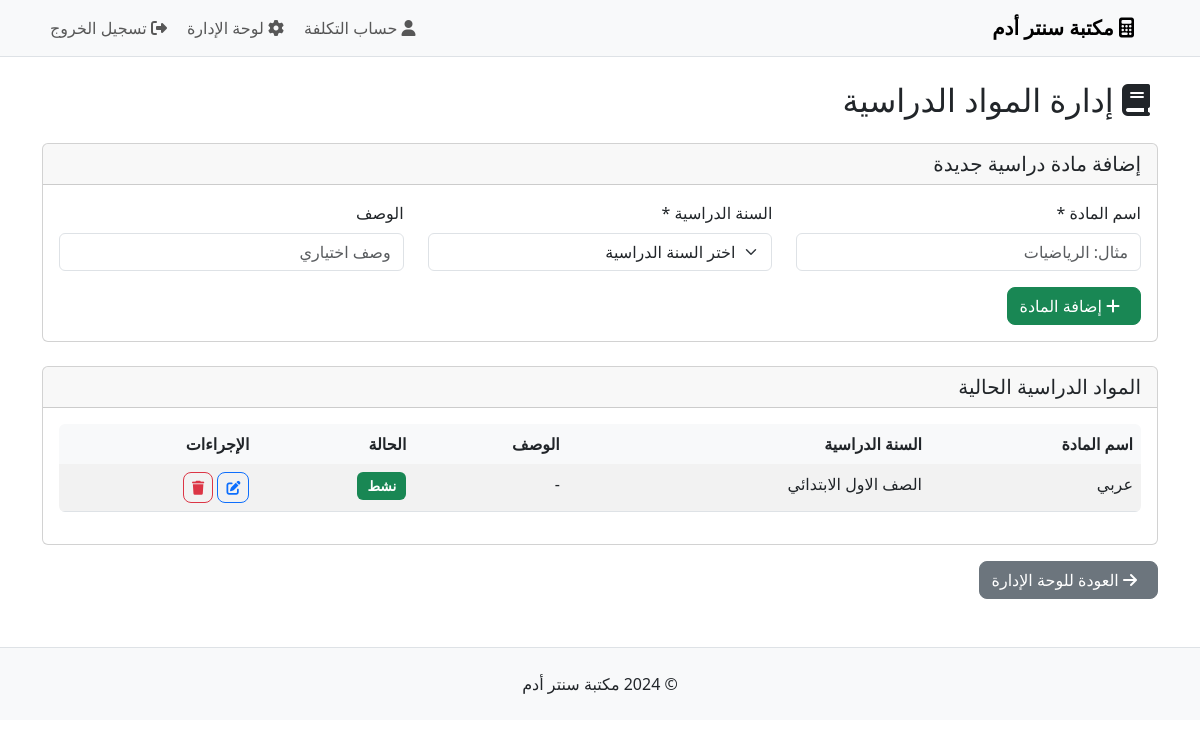
The page /admin/subjects (signed in) on the database its author committed.
### models.py (models this page shows, shortened)
class Subject(db.Model):
    __tablename__ = 'subjects'
    id = Column(Integer, primary_key=True)
    name = Column(String(100), nullable=False)
    description = Column(Text)
    is_active = Column(Boolean, default=True)
    year_id = Column(Integer, ForeignKey('academic_years.id'), nullable=False)
    books = relationship('Book', backref='subject', lazy=True, cascade='all, delete-orphan')

class AcademicYear(db.Model):
    __tablename__ = 'academic_years'
    id = Column(Integer, primary_key=True)
    name = Column(String(100), nullable=False, unique=True)
    description = Column(Text)
    is_active = Column(Boolean, default=True)
    subjects = relationship('Subject', backref='academic_year', lazy=True, cascade='all, delete-orphan')

### routes.py (the view)
@app.route('/admin/subjects')
@admin_required
def admin_subjects():
    subjects = Subject.query.join(AcademicYear).all()
    years = AcademicYear.query.filter_by(is_active=True).all()
    return render_template('admin/subjects.html', subjects=subjects, years=years)

### routes.py (called while the page is built)
def admin_required(f):
    @wraps(f)
    def decorated_function(*args, **kwargs):
        if not session.get('admin_logged_in'):
            flash('يجب تسجيل الدخول للوصول لهذه الصفحة', 'error')
            return redirect(url_for('admin_login'))
        if not is_admin():
            flash('ليس لديك صلاحية للوصول لهذه الصفحة. مخصصة للمدير فقط.', 'error')
            return redirect(url_for('employee_dashboard'))
        return f(*args, **kwargs)
    return decorated_function

def is_admin():
    employee_id = session.get('employee_id')
    if employee_id:
        employee = Employee.query.get(employee_id)
        return employee and employee.username == 'admin'
    return False

### templates/admin/subjects.html (shortened to what this page needs)
{% extends "base.html" %}
{% block content %}
<div class="row">
    <div class="col-12">
        <h2 class="mb-4">
            <i class="fas fa-book me-2"></i>
            إدارة المواد الدراسية
        </h2>
    </div>
</div>
<div class="row mb-4">
    <div class="col-12">
        <div class="card">
            <div class="card-header">
                <h5 class="mb-0">إضافة مادة دراسية جديدة</h5>
            </div>
            <div class="card-body">
                <form method="POST" action="{{ url_for('add_subject') }}">
                    <div class="row">
                        <div class="col-md-4 mb-3">
                            <label for="name" class="form-label">اسم المادة *</label>
                            <input type="text" class="form-control" id="name" name="name" required
                                   placeholder="مثال: الرياضيات">
                        </div>
                        <div class="col-md-4 mb-3">
                            <label for="year_id" class="form-label">السنة الدراسية *</label>
                            <select class="form-select" id="year_id" name="year_id" required>
                                <option value="">اختر السنة الدراسية</option>
                            </select>
                        </div>
                        <div class="col-md-4 mb-3">
                            <label for="description" class="form-label">الوصف</label>
                            <input type="text" class="form-control" id="description" name="description"
                                   placeholder="وصف اختياري">
                        </div>
                    </div>
                    <button type="submit" class="btn btn-success">
                        <i class="fas fa-plus me-2"></i>
                        إضافة المادة
                    </button>
                </form>
            </div>
        </div>
    </div>
</div>
<div class="row">
    <div class="col-12">
        <div class="card">
            <div class="card-header">
                <h5 class="mb-0">المواد الدراسية الحالية</h5>
            </div>
            <div class="card-body">
                {% if subjects %}
                    <div class="table-responsive">
                        <table class="table table-striped">
                            <thead>
                                <tr>
                                    <th>اسم المادة</th>
                                    <th>السنة الدراسية</th>
                                    <th>الوصف</th>
                                    <th>الحالة</th>
                                    <th>الإجراءات</th>
                                </tr>
                            </thead>
                            <tbody>
                                {% for subject in subjects %}
                                <tr>
                                    <td>{{ subject.name }}</td>
                                    <td>{{ subject.academic_year.name }}</td>
                                    <td>{{ subject.description or '-' }}</td>
                                    <td>
                                        <span class="badge bg-{{ 'success' if subject.is_active else 'secondary' }}">
                                            {{ 'نشط' if subject.is_active else 'غير نشط' }}
                                        </span>
                                    </td>
                                    <td>
                                        <button type="button" class="btn btn-sm btn-outline-primary"
                                                data-bs-toggle="modal" data-bs-target="#editModal{{ subject.id }}">
                                            <i class="fas fa-edit"></i>
                                        </button>
                                        <button type="button" class="btn btn-sm btn-outline-danger"
                                                data-bs-toggle="modal" data-bs-target="#deleteModal{{ subject.id }}">
                                            <i class="fas fa-trash"></i>
                                        </button>
                                    </td>
                                </tr>
                                {% endfor %}
                            </tbody>
                        </table>
                    </div>
                {% endif %}
            </div>
        </div>
    </div>
</div>
<div class="mt-3">
    <a href="{{ url_for('admin_dashboard') }}" class="btn btn-secondary">
        <i class="fas fa-arrow-right me-2"></i>
        العودة للوحة الإدارة
    </a>
</div>
{% endblock %}

### static/css/style.css (style rules this page uses)
body { font-family: 'Segoe UI', Tahoma, Geneva, Verdana, sans-serif; background-color: #ffffff; color: #212529; }
[dir="rtl"] { text-align: right; }
.card { transition: all 0.3s ease; }
.btn { border-radius: 8px; font-weight: 500; }
.table { border-radius: 0.375rem; overflow: hidden; }
.table th { background-color: #f8f9fa; border: none; font-weight: 600; color: #212529; }
.badge { font-size: 0.85em; padding: 0.5em 0.75em; }

### rows shown on the page
Subject: name "عربي", academic_year.name "الصف الاول الابتدائي", description "-", is_active "نشط"
